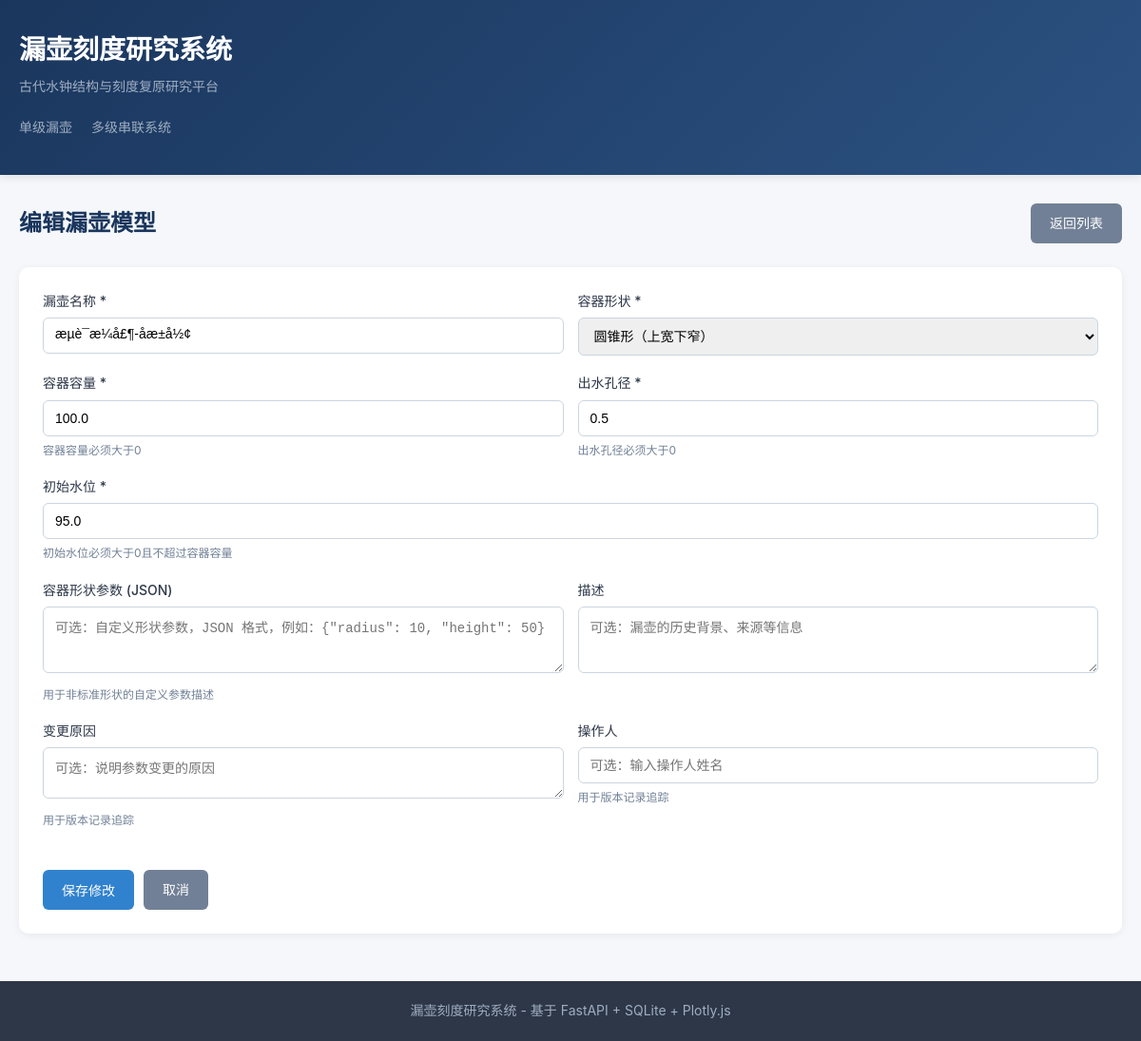
/containers/1/edit, run on an earlier commit of the app's database.
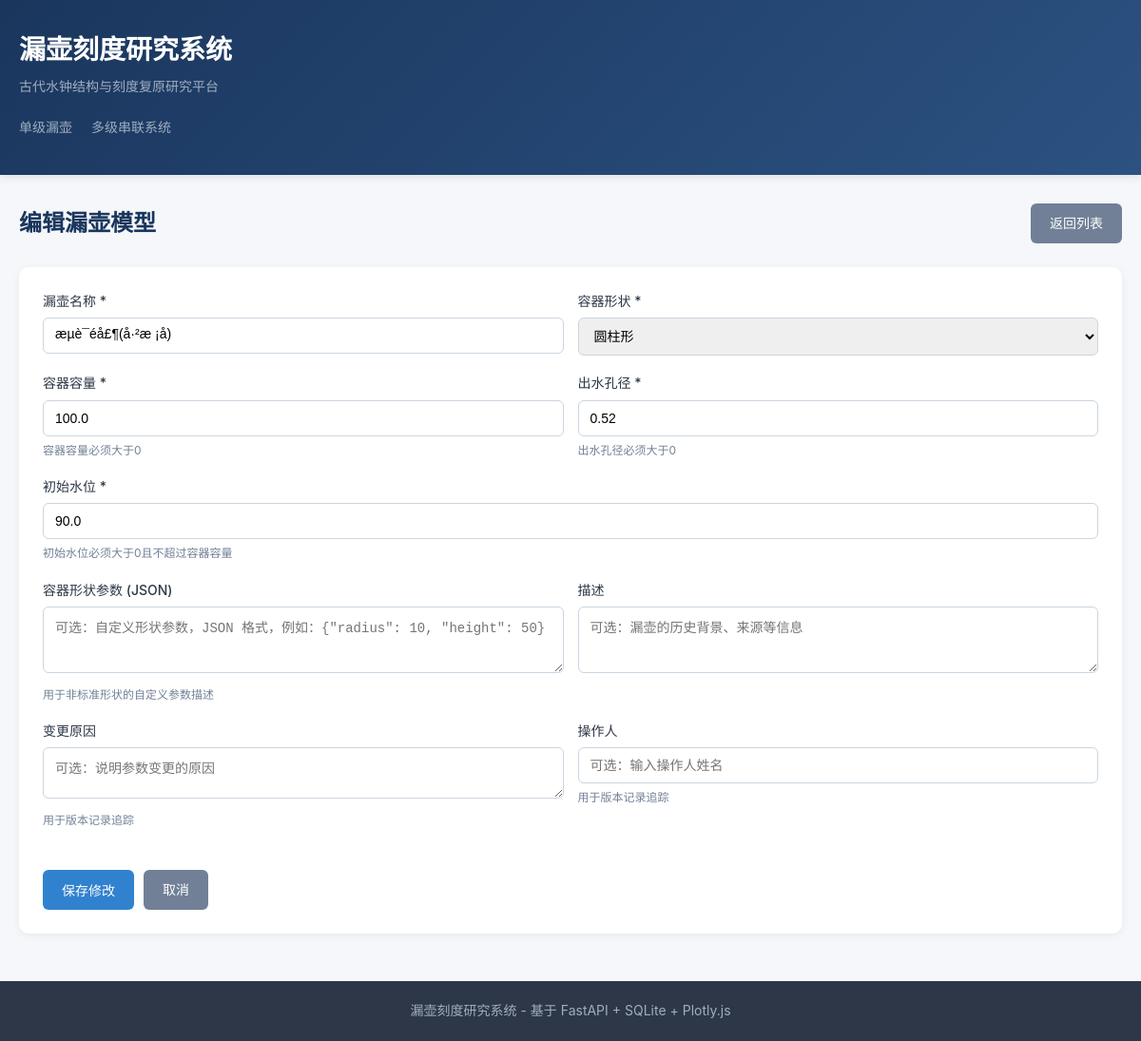
And on a later commit of the database.
### app/models.py (models this page shows)
class Container(Base):
    __tablename__ = "containers"
    id = Column(Integer, primary_key=True, index=True)
    name = Column(String(200), nullable=False)
    shape = Column(String(50), nullable=False)
    capacity = Column(Float, nullable=False)
    orifice_diameter = Column(Float, nullable=False)
    initial_water_level = Column(Float, nullable=False)
    shape_params = Column(Text, nullable=True)
    description = Column(Text, nullable=True)
    created_at = Column(DateTime(timezone=True), server_default=func.now())
    updated_at = Column(DateTime(timezone=True), onupdate=func.now())
    experiments = relationship("Experiment", back_populates="container", cascade="all, delete-orphan")
    scale_schemes = relationship("ScaleScheme", back_populates="container", cascade="all, delete-orphan")
    calibration_records = relationship("CalibrationRecord", back_populates="container", cascade="all, delete-orphan")
    parameter_versions = relationship("ParameterVersion", back_populates="container", cascade="all, delete-orphan")

### app/main.py (the view)
@app.get("/containers/{container_id}/edit", response_class=HTMLResponse)
async def edit_container_form(request: Request, container_id: int, db: Session = Depends(get_db)):
    container = db.query(models.Container).filter(models.Container.id == container_id).first()
    if not container:
        raise HTTPException(status_code=404, detail="容器不存在")
    return templates.TemplateResponse("container_form.html", {"request": request, "container": container})

### templates/container_form.html (shortened to what the changed rows need)
{% extends "base.html" %}
{% block content %}
<div class="page-header">
    <h2>{% if container %}编辑{% else %}创建{% endif %}漏壶模型</h2>
</div>
<div class="card">
    <form method="post" action="{% if container %}/containers/{{ container.id }}/update{% else %}/containers{% endif %}">
        <div class="form-row">
            <div class="form-group">
                <label>漏壶名称 *</label>
                <input type="text" name="name" required maxlength="200"
                       value="{% if form_data %}{{ form_data.name }}{% elif container %}{{ container.name }}{% endif %}"
                       placeholder="例如：汉代铜壶">
            </div>
            <div class="form-group">
                <label>容器形状 *</label>
                <select name="shape" required>
                    <option value="cylindrical" {% if (form_data and form_data.shape == 'cylindrical') or (not form_data and container and container.shape == 'cylindrical') %}selected{% endif %}>圆柱形</option>
                    <option value="conical" {% if (form_data and form_data.shape == 'conical') or (not form_data and container and container.shape == 'conical') %}selected{% endif %}>圆锥形（上宽下窄）</option>
                </select>
            </div>
        </div>
        <div class="form-row">
            <div class="form-group">
                <label>容器容量 *</label>
                <input type="number" name="capacity" required step="any" min="0.01"
                       value="{% if form_data %}{{ form_data.capacity }}{% elif container %}{{ container.capacity }}{% endif %}"
                       placeholder="单位：任意一致即可">
                <p class="help-text">容器容量必须大于0</p>
            </div>
            <div class="form-group">
                <label>出水孔径 *</label>
                <input type="number" name="orifice_diameter" required step="any" min="0.01"
                       value="{% if form_data %}{{ form_data.orifice_diameter }}{% elif container %}{{ container.orifice_diameter }}{% endif %}"
                       placeholder="单位：与容量一致">
                <p class="help-text">出水孔径必须大于0</p>
            </div>
        </div>
        <div class="form-group">
            <label>初始水位 *</label>
            <input type="number" name="initial_water_level" required step="any" min="0.01"
                   value="{% if form_data %}{{ form_data.initial_water_level }}{% elif container %}{{ container.initial_water_level }}{% endif %}"
                   placeholder="不能超过容器容量">
            <p class="help-text">初始水位必须大于0且不超过容器容量</p>
        </div>
    </form>
</div>
{% endblock %}

What changed in the data, as far as the page shows it:
changed Container: name "æµè¯æ¼å£¶-åæ±å½¢" → "æµè¯éå£¶(å·²æ ¡å)"; shape "圆锥形（上宽下窄）" → "圆柱形"; orifice_diameter "0.5" → "0.52"; initial_water_level "95.0" → "90.0"
